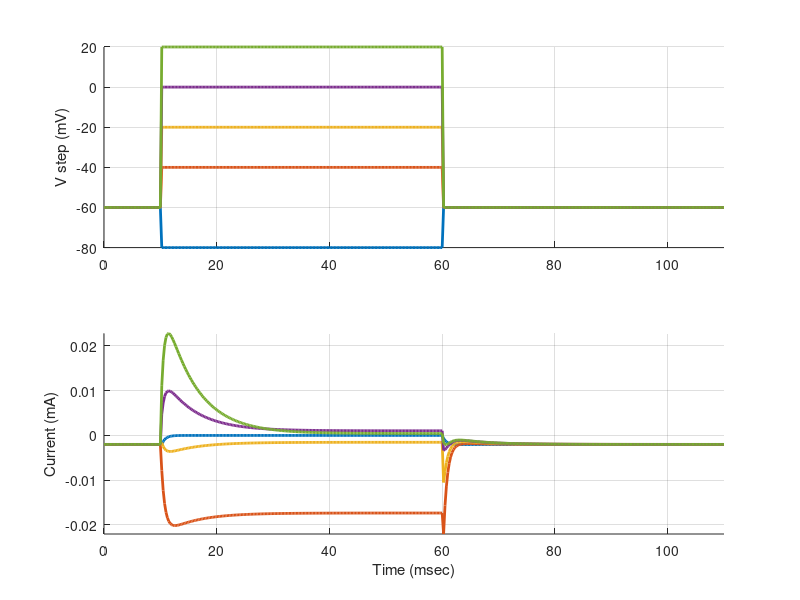

This chart was generated by the following MATLAB code:
clear all

load CookAssignemnt1UnknownCurrent

figure(5);
clf;

for j = 1 : size(vStep, 2)
    
    subplot(2,1,1);
    hold on;
    grid on;
    plot(t,vStep(:,j), 'LineWidth', 2);
    axis tight;
    ylabel('V step (mV)');
    
    subplot(2,1,2);
    hold on;
    grid on;
    plot(t,iUnknownCurrent(:,j), 'LineWidth', 2);
    axis tight;
    xlabel('Time (msec)');
    ylabel('Current (mA)');
end